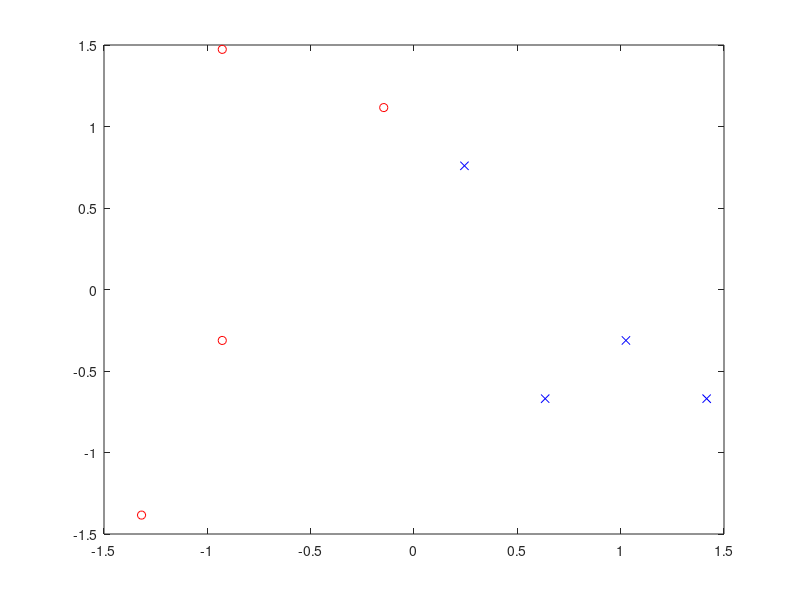

Write the MATLAB code that produced this figure.
load dataset1

Z = zscore(A);

seed1 = randn(1,2);
seed2 = randn(1,2);

x1min = min(Z(:,1));
x1max = max(Z(:,1));
x2min = min(Z(:,2));
x2max = max(Z(:,2));

seed1(1) = x1min + (x1max-x1min)*rand(1);
seed2(1) = x1min + (x1max-x1min)*rand(1);

seed1(2) = x2min + (x2max-x2min)*rand(1);
seed2(2) = x2min + (x2max-x2min)*rand(1);
iter = 0;
while(1)
groupe1 = zeros(size(Z,1),1);
groupe2 = zeros(size(Z,1),1);
 d1 = zeros(size(Z,1),1);
 d2 = zeros(size(Z,1),1);

for i = 1:size(Z,1)
    d1(i) = norm(Z(i,:)-seed1); 
    d2(i) = norm(Z(i,:)-seed2); 
    if d1(i) < d2(i)
        groupe1(i) = 1;
    else
        groupe2(i) = 1;
    end
end

cluster1 = Z.*groupe1;
cluster2 = Z.*groupe2;

ind1 = find(groupe1 == 0);
ind2 = find(groupe2 == 0);
cluster1(ind1,:) = [];
cluster2(ind2,:) = [];

seed1n = [mean(cluster1(:,1)) mean(cluster1(:,2))] ;
seed2n = [mean(cluster2(:,1)) mean(cluster2(:,2))];

dist = norm(seed1-seed1n)+norm(seed2-seed2n);
iter = iter+1;
seed1 = seed1n;
seed2 = seed2n;

if dist <= 1e-6
    break;
end
end

plot(cluster1(:,1),cluster1(:,2), 'or');
hold on
plot(cluster2(:,1),cluster2(:,2), 'xb');